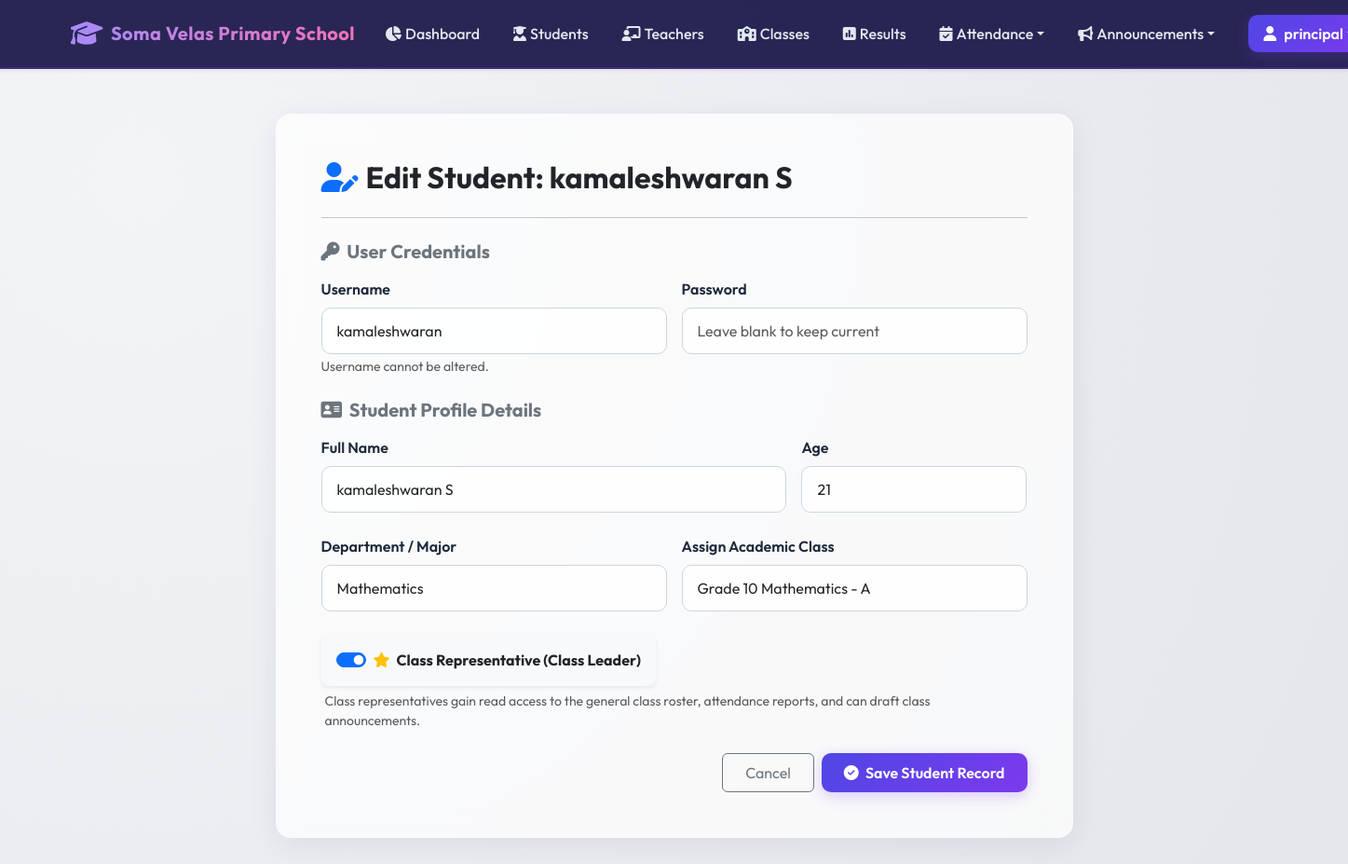
The page /academic/students/edit/1 (signed in) on the database its author committed.
### models.py (models this page shows, shortened)
class User(db.Model):
    __tablename__ = 'users'
    id = db.Column(db.Integer, primary_key=True)
    username = db.Column(db.String(100), unique=True, nullable=False)
    password_hash = db.Column(db.String(255), nullable=False)
    role_id = db.Column(db.Integer, db.ForeignKey('roles.id'), nullable=False)
    is_active = db.Column(db.Boolean, default=True, nullable=False)
    created_at = db.Column(db.DateTime, default=datetime.utcnow)
    teacher_profile = db.relationship('Teacher', backref='user', uselist=False, cascade="all, delete-orphan")
    student_profile = db.relationship('Student', backref='user', uselist=False, cascade="all, delete-orphan")
    def has_permission(self, perm_name):
        return any(p.name == perm_name for p in self.role.permissions)

class Student(db.Model):
    __tablename__ = 'students'
    id = db.Column(db.Integer, primary_key=True)
    user_id = db.Column(db.Integer, db.ForeignKey('users.id', ondelete='CASCADE'), unique=True, nullable=False)
    name = db.Column(db.String(100), nullable=False)
    age = db.Column(db.Integer)
    department = db.Column(db.String(100))
    class_id = db.Column(db.Integer, db.ForeignKey('classes.id', ondelete='SET NULL'), nullable=True)
    is_representative = db.Column(db.Boolean, default=False, nullable=False)
    attendance_records = db.relationship('Attendance', backref='student', cascade="all, delete-orphan", lazy=True)
    results = db.relationship('Result', backref='student', cascade="all, delete-orphan", lazy=True)

class Class(db.Model):
    __tablename__ = 'classes'
    id = db.Column(db.Integer, primary_key=True)
    class_name = db.Column(db.String(100), nullable=False)
    section = db.Column(db.String(20), nullable=False)
    teacher_id = db.Column(db.Integer, db.ForeignKey('teachers.id', ondelete='SET NULL'), nullable=True)
    students = db.relationship('Student', backref='class_', lazy=True)
    announcements = db.relationship('Announcement', backref='class_', cascade="all, delete-orphan", lazy=True)
    attendance_records = db.relationship('Attendance', backref='class_', cascade="all, delete-orphan", lazy=True)

### blueprints/academic.py (the view, shortened to what this page needs)
@academic_bp.route('/students/edit/<int:id>', methods=['GET', 'POST'])
@login_required
@role_required('Principal')
def student_edit(id):
    student = Student.query.get_or_404(id)
    classes = Class.query.all()
    return render_template('academic/student_form.html', student=student, classes=classes, title="Edit Student")

### templates/academic/student_form.html (shortened to what this page needs)
{% extends "base.html" %}
{% block content %}
<div class="row justify-content-center">
    <div class="col-md-8">
        <div class="glass-panel p-5">
            <h2 class="fw-bold mb-4 text-dark">
                {% if student %}
                    <i class="fa-solid fa-user-pen me-2 text-primary"></i>Edit Student: {{ student.name }}
                {% else %}
                    <i class="fa-solid fa-user-plus me-2 text-primary"></i>Add New Student
                {% endif %}
            </h2>
            <hr class="mb-4">
            <form method="POST">
                <h5 class="fw-bold text-secondary mb-3"><i class="fa-solid fa-key me-1"></i> User Credentials</h5>
                <div class="row g-3 mb-4">
                    <div class="col-md-6">
                        <label class="form-label fw-semibold" for="username">Username</label>
                        <input type="text" id="username" name="username" class="form-control form-control-premium"
                               value="{{ student.user.username if student else '' }}"
                               placeholder="e.g. jconnor"
                               {% if student %}readonly{% else %}required{% endif %}>
                        {% if student %}
                            <small class="text-muted">Username cannot be altered.</small>
                        {% endif %}
                    </div>
                    <div class="col-md-6">
                        <label class="form-label fw-semibold" for="password">Password</label>
                        <input type="password" id="password" name="password" class="form-control form-control-premium"
                               placeholder="{% if student %}Leave blank to keep current{% else %}Password123{% endif %}"
                               {% if not student %}required{% endif %}>
                    </div>
                </div>
                <h5 class="fw-bold text-secondary mb-3"><i class="fa-solid fa-address-card me-1"></i> Student Profile Details</h5>
                <div class="row g-3 mb-4">
                    <div class="col-md-8">
                        <label class="form-label fw-semibold" for="name">Full Name</label>
                        <input type="text" id="name" name="name" class="form-control form-control-premium"
                               value="{{ student.name if student else '' }}" placeholder="e.g. John Connor" required>
                    </div>
                    <div class="col-md-4">
                        <label class="form-label fw-semibold" for="age">Age</label>
                        <input type="number" id="age" name="age" class="form-control form-control-premium"
                               value="{{ student.age if student else '' }}" placeholder="e.g. 16" min="5" max="100">
                    </div>
                </div>
                <div class="row g-3 mb-4">
                    <div class="col-md-6">
                        <label class="form-label fw-semibold" for="department">Department / Major</label>
                        <input type="text" id="department" name="department" class="form-control form-control-premium"
                               value="{{ student.department if student else '' }}" placeholder="e.g. Science, Commerce">
                    </div>
                    <div class="col-md-6">
                        <label class="form-label fw-semibold" for="class_id">Assign Academic Class</label>
                        <select id="class_id" name="class_id" class="form-select form-control-premium">
                            {% for cls in classes %}
                                <option value="{{ cls.id }}" {% if student and student.class_id == cls.id %}selected{% endif %}>
                                    {{ cls.class_name }} - {{ cls.section }}
                                </option>
                            {% endfor %}
                        </select>
                    </div>
                </div>
                <div class="mb-4">
                    <div class="form-check form-switch p-3 bg-light rounded-3 d-inline-block shadow-sm">
                        <input class="form-check-input ms-0 me-2" type="checkbox" id="is_representative" name="is_representative"
                               {% if student and student.is_representative %}checked{% endif %}>
                        <label class="form-check-label fw-bold text-dark" for="is_representative">
                            <i class="fa-solid fa-star text-warning me-1"></i> Class Representative (Class Leader)
                        </label>
                    </div>
                    <p class="text-muted small mt-1 mb-0 ms-1">Class representatives gain read access to the general class roster, attendance reports, and can draft class announcements.</p>
                </div>
                <div class="d-flex justify-content-end gap-2 mt-4">
                    <a href="{{ url_for('academic.students_list') }}" class="btn btn-outline-secondary px-4 py-2">Cancel</a>
                    <button type="submit" class="btn btn-premium px-4 py-2">
                        <i class="fa-solid fa-circle-check me-1"></i> Save Student Record
                    </button>
                </div>
            </form>
        </div>
    </div>
</div>
{% endblock %}

### templates/base.html (shortened to what this page needs)
<!DOCTYPE html>
<html lang="en">
<head>
    <link href="https://cdn.jsdelivr.net/npm/bootstrap@5.3.0/dist/css/bootstrap.min.css" rel="stylesheet">
    <link href="https://cdnjs.cloudflare.com/ajax/libs/font-awesome/6.4.0/css/all.min.css" rel="stylesheet">
    <link href="{{ url_for('static', filename='css/portal.css') }}" rel="stylesheet">
</head>
<body>
    <nav class="navbar navbar-expand-lg navbar-dark navbar-premium py-3 mb-4 shadow-sm">
        <div class="container">
            <a class="navbar-brand d-flex align-items-center" href="{{ url_for('root') }}">
                <i class="fa-solid fa-graduation-cap me-2 fs-3"></i>
                <span>Soma Velas Primary School</span>
            </a>
            <div class="collapse navbar-collapse" id="navbarNav">
                <ul class="navbar-nav ms-auto align-items-center gap-1">
                    {% if current_user %}
                        <li class="nav-item">
                            <a class="nav-link nav-link-premium d-flex align-items-center" href="{{ url_for('home') }}">
                                <i class="fa-solid fa-chart-pie me-1"></i> Dashboard
                            </a>
                        </li>
                        {% if current_user.role.name in ['Principal', 'Teacher', 'Student Representative'] %}
                            <li class="nav-item">
                                <a class="nav-link nav-link-premium d-flex align-items-center" href="{{ url_for('academic.students_list') }}">
                                    <i class="fa-solid fa-user-graduate me-1"></i> Students
                                </a>
                            </li>
                        {% endif %}
                        {% if current_user.role.name in ['Principal', 'Teacher'] %}
                            <li class="nav-item">
                                <a class="nav-link nav-link-premium d-flex align-items-center" href="{{ url_for('academic.teachers_list') }}">
                                    <i class="fa-solid fa-chalkboard-user me-1"></i> Teachers
                                </a>
                            </li>
                        {% endif %}
                        <li class="nav-item">
                            <a class="nav-link nav-link-premium d-flex align-items-center" href="{{ url_for('academic.classes_list') }}">
                                <i class="fa-solid fa-school me-1"></i> Classes
                            </a>
                        </li>
                        <li class="nav-item">
                            <a class="nav-link nav-link-premium d-flex align-items-center" href="{{ url_for('academic.results_list') }}">
                                <i class="fa-solid fa-square-poll-vertical me-1"></i> Results
                            </a>
                        </li>
                        <li class="nav-item dropdown">
                            <a class="nav-link nav-link-premium dropdown-toggle d-flex align-items-center" href="#" id="navbarDropdown" role="button" data-bs-toggle="dropdown" aria-expanded="false">
                                <i class="fa-solid fa-calendar-check me-1"></i> Attendance
                            </a>
                        </li>
                        <li class="nav-item dropdown">
                            <a class="nav-link nav-link-premium dropdown-toggle d-flex align-items-center" href="#" id="navbarAnnouncementsDropdown" role="button" data-bs-toggle="dropdown" aria-expanded="false">
                                <i class="fa-solid fa-bullhorn me-1"></i> Announcements
                            </a>
                        </li>
                        <li class="nav-item ms-lg-3">
                            <div class="dropdown">
                                <a class="btn btn-premium px-3 py-2 d-flex align-items-center dropdown-toggle" href="#" role="button" id="userMenuLink" data-bs-toggle="dropdown" aria-expanded="false">
                                    <i class="fa-solid fa-user me-2"></i> {{ current_user.username }}
                                </a>
                            </div>
                        </li>
                    {% else %}
                        <li class="nav-item">
                            <a class="btn btn-premium px-4" href="{{ url_for('auth.login') }}">
                                <i class="fa-solid fa-right-to-bracket me-2"></i> Login
                            </a>
                        </li>
                    {% endif %}
                </ul>
            </div>
        </div>
    </nav>
    <div class="container my-5">
        <div class="row justify-content-center">
            <div class="col-12">
                {% block content %}{% endblock %}
            </div>
        </div>
    </div>
</body>
</html>

### static/css/portal.css (style rules this page uses)
:root { --primary-gradient: linear-gradient(135deg, #4f46e5 0%, #7c3aed 100%); --glass-bg: rgba(255, 255, 255, 0.7); --glass-border: rgba(255, 255, 255, 0.3); --dark-primary: #1e1b4b; --dark-secondary: #312e81; --accent: #f43f5e; --success: #10b981; --warning: #f59e0b; --info: #06b6d4; --text-main: #1e293b; --text-muted: #64748b; --bg-main: #f8fafc; }
body { font-family: 'Outfit', sans-serif; background: radial-gradient(circle at 10% 20%, rgba(243, 244, 246, 1) 0%, rgba(229, 231, 235, 1) 90%); min-height: 100vh; color: var(--text-main); overflow-x: hidden; }
.glass-panel { background: var(--glass-bg); backdrop-filter: blur(12px); -webkit-backdrop-filter: blur(12px); border: 1px solid var(--glass-border); border-radius: 16px; box-shadow: 0 8px 32px 0 rgba(31, 38, 135, 0.08); transition: all 0.3s cubic-bezier(0.4, 0, 0.2, 1); }
.navbar-premium { background: rgba(30, 27, 75, 0.95) !important; backdrop-filter: blur(8px); border-bottom: 2px solid rgba(124, 58, 237, 0.3); }
.navbar-brand { font-weight: 700; letter-spacing: 0.5px; background: linear-gradient(to right, #a78bfa, #f472b6); -webkit-background-clip: text; -webkit-text-fill-color: transparent; }
.nav-link-premium { color: #e2e8f0 !important; font-weight: 500; padding: 0.5rem 1rem !important; border-radius: 8px; transition: all 0.2s ease; }
.btn-premium { background: var(--primary-gradient); color: white !important; border: none; font-weight: 600; border-radius: 10px; padding: 0.6rem 1.5rem; box-shadow: 0 4px 15px rgba(124, 58, 237, 0.25); transition: all 0.2s ease; }
.form-control-premium { border-radius: 10px; border: 1px solid #cbd5e1; padding: 0.75rem 1rem; background: rgba(255, 255, 255, 0.8); transition: all 0.2s ease; }

### rows shown on the page
User: username "principal"
Student: name "kamaleshwaran S", age "21", department "Mathematics", class_id "Grade 10 Mathematics - A", is_representative "☑"
User: username "kamaleshwaran"
